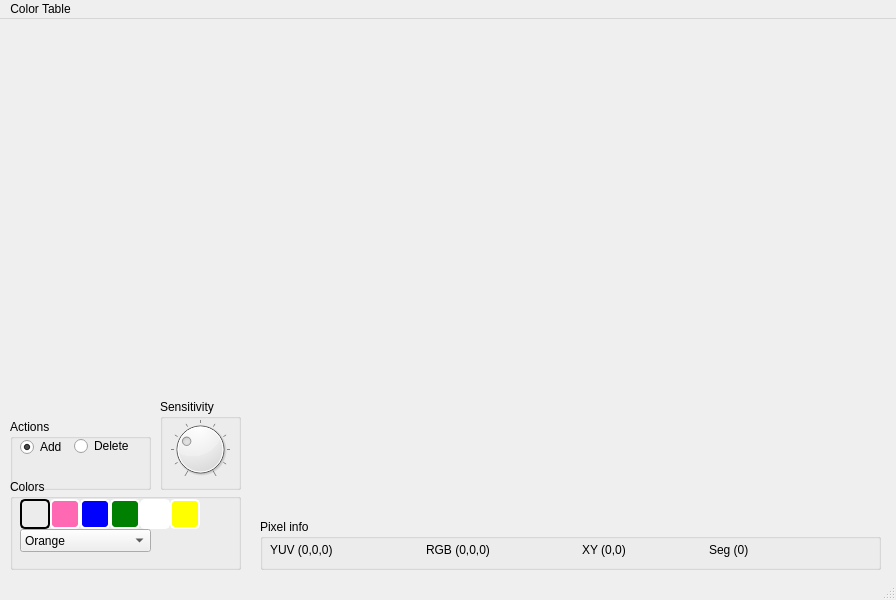
<?xml version="1.0" encoding="UTF-8"?>
<ui version="4.0">
 <class>ClassificationWindow</class>
 <widget class="QMainWindow" name="ClassificationWindow">
  <property name="geometry">
   <rect>
    <x>0</x>
    <y>0</y>
    <width>896</width>
    <height>600</height>
   </rect>
  </property>
  <property name="windowTitle">
   <string>VisionWindow</string>
  </property>
  <widget class="QWidget" name="centralwidget">
   <widget class="QGroupBox" name="groupBox">
    <property name="geometry">
     <rect>
      <x>260</x>
      <y>500</y>
      <width>621</width>
      <height>51</height>
     </rect>
    </property>
    <property name="title">
     <string notr="true">Pixel info</string>
    </property>
    <widget class="QWidget" name="layoutWidget">
     <property name="geometry">
      <rect>
       <x>10</x>
       <y>20</y>
       <width>560</width>
       <height>21</height>
      </rect>
     </property>
     <layout class="QHBoxLayout" name="horizontalLayout">
      <item>
       <widget class="QLabel" name="yuvLabel">
        <property name="minimumSize">
         <size>
          <width>150</width>
          <height>0</height>
         </size>
        </property>
        <property name="text">
         <string>YUV (0,0,0)</string>
        </property>
       </widget>
      </item>
      <item>
       <widget class="QLabel" name="rgbLabel">
        <property name="minimumSize">
         <size>
          <width>150</width>
          <height>0</height>
         </size>
        </property>
        <property name="text">
         <string>RGB (0,0,0)</string>
        </property>
       </widget>
      </item>
      <item>
       <widget class="QLabel" name="xyLabel">
        <property name="minimumSize">
         <size>
          <width>120</width>
          <height>0</height>
         </size>
        </property>
        <property name="text">
         <string>XY (0,0)</string>
        </property>
       </widget>
      </item>
      <item>
       <widget class="QLabel" name="segLabel">
        <property name="minimumSize">
         <size>
          <width>120</width>
          <height>0</height>
         </size>
        </property>
        <property name="text">
         <string>Seg (0)</string>
        </property>
       </widget>
      </item>
     </layout>
    </widget>
   </widget>
   <widget class="color_classifier::ImageWidget" name="bigImage" native="true">
    <property name="geometry">
     <rect>
      <x>250</x>
      <y>5</y>
      <width>640</width>
      <height>480</height>
     </rect>
    </property>
   </widget>
   <widget class="color_classifier::ImageWidget" name="rawImage" native="true">
    <property name="geometry">
     <rect>
      <x>5</x>
      <y>5</y>
      <width>240</width>
      <height>180</height>
     </rect>
    </property>
   </widget>
   <widget class="color_classifier::ImageWidget" name="segImage" native="true">
    <property name="geometry">
     <rect>
      <x>5</x>
      <y>190</y>
      <width>240</width>
      <height>180</height>
     </rect>
    </property>
   </widget>
   <widget class="QGroupBox" name="groupBox_2">
    <property name="geometry">
     <rect>
      <x>160</x>
      <y>380</y>
      <width>81</width>
      <height>91</height>
     </rect>
    </property>
    <property name="title">
     <string>Sensitivity</string>
    </property>
    <widget class="QDial" name="sensitivityDial">
     <property name="geometry">
      <rect>
       <x>10</x>
       <y>10</y>
       <width>60</width>
       <height>80</height>
      </rect>
     </property>
     <property name="palette">
      <palette>
       <active>
        <colorrole role="Base">
         <brush brushstyle="SolidPattern">
          <color alpha="255">
           <red>255</red>
           <green>255</green>
           <blue>255</blue>
          </color>
         </brush>
        </colorrole>
        <colorrole role="Window">
         <brush brushstyle="SolidPattern">
          <color alpha="255">
           <red>239</red>
           <green>201</green>
           <blue>182</blue>
          </color>
         </brush>
        </colorrole>
       </active>
       <inactive>
        <colorrole role="Base">
         <brush brushstyle="SolidPattern">
          <color alpha="255">
           <red>255</red>
           <green>255</green>
           <blue>255</blue>
          </color>
         </brush>
        </colorrole>
        <colorrole role="Window">
         <brush brushstyle="SolidPattern">
          <color alpha="255">
           <red>239</red>
           <green>201</green>
           <blue>182</blue>
          </color>
         </brush>
        </colorrole>
       </inactive>
       <disabled>
        <colorrole role="Base">
         <brush brushstyle="SolidPattern">
          <color alpha="255">
           <red>239</red>
           <green>201</green>
           <blue>182</blue>
          </color>
         </brush>
        </colorrole>
        <colorrole role="Window">
         <brush brushstyle="SolidPattern">
          <color alpha="255">
           <red>239</red>
           <green>201</green>
           <blue>182</blue>
          </color>
         </brush>
        </colorrole>
       </disabled>
      </palette>
     </property>
     <property name="autoFillBackground">
      <bool>false</bool>
     </property>
     <property name="maximum">
      <number>10</number>
     </property>
     <property name="value">
      <number>3</number>
     </property>
     <property name="notchesVisible">
      <bool>true</bool>
     </property>
    </widget>
   </widget>
   <widget class="QGroupBox" name="groupBox_3">
    <property name="geometry">
     <rect>
      <x>10</x>
      <y>400</y>
      <width>141</width>
      <height>71</height>
     </rect>
    </property>
    <property name="title">
     <string>Actions</string>
    </property>
    <widget class="QRadioButton" name="deleteRadio">
     <property name="geometry">
      <rect>
       <x>64</x>
       <y>15</y>
       <width>71</width>
       <height>24</height>
      </rect>
     </property>
     <property name="text">
      <string>Delete</string>
     </property>
     <property name="checkable">
      <bool>true</bool>
     </property>
    </widget>
    <widget class="QRadioButton" name="addRadio">
     <property name="geometry">
      <rect>
       <x>10</x>
       <y>16</y>
       <width>51</width>
       <height>24</height>
      </rect>
     </property>
     <property name="text">
      <string>Add</string>
     </property>
     <property name="checkable">
      <bool>true</bool>
     </property>
     <property name="checked">
      <bool>true</bool>
     </property>
    </widget>
   </widget>
   <widget class="QGroupBox" name="groupBox_4">
    <property name="geometry">
     <rect>
      <x>10</x>
      <y>460</y>
      <width>231</width>
      <height>91</height>
     </rect>
    </property>
    <property name="title">
     <string>Colors</string>
    </property>
    <widget class="QPushButton" name="orangeButton">
     <property name="geometry">
      <rect>
       <x>10</x>
       <y>20</y>
       <width>30</width>
       <height>30</height>
      </rect>
     </property>
     <property name="palette">
      <palette>
       <active>
        <colorrole role="Button">
         <brush brushstyle="SolidPattern">
          <color alpha="255">
           <red>255</red>
           <green>69</green>
           <blue>0</blue>
          </color>
         </brush>
        </colorrole>
        <colorrole role="Base">
         <brush brushstyle="SolidPattern">
          <color alpha="255">
           <red>255</red>
           <green>69</green>
           <blue>0</blue>
          </color>
         </brush>
        </colorrole>
        <colorrole role="Window">
         <brush brushstyle="SolidPattern">
          <color alpha="255">
           <red>255</red>
           <green>69</green>
           <blue>0</blue>
          </color>
         </brush>
        </colorrole>
       </active>
       <inactive>
        <colorrole role="Button">
         <brush brushstyle="SolidPattern">
          <color alpha="255">
           <red>255</red>
           <green>69</green>
           <blue>0</blue>
          </color>
         </brush>
        </colorrole>
        <colorrole role="Base">
         <brush brushstyle="SolidPattern">
          <color alpha="255">
           <red>255</red>
           <green>69</green>
           <blue>0</blue>
          </color>
         </brush>
        </colorrole>
        <colorrole role="Window">
         <brush brushstyle="SolidPattern">
          <color alpha="255">
           <red>255</red>
           <green>69</green>
           <blue>0</blue>
          </color>
         </brush>
        </colorrole>
       </inactive>
       <disabled>
        <colorrole role="Button">
         <brush brushstyle="SolidPattern">
          <color alpha="255">
           <red>255</red>
           <green>69</green>
           <blue>0</blue>
          </color>
         </brush>
        </colorrole>
        <colorrole role="Base">
         <brush brushstyle="SolidPattern">
          <color alpha="255">
           <red>255</red>
           <green>69</green>
           <blue>0</blue>
          </color>
         </brush>
        </colorrole>
        <colorrole role="Window">
         <brush brushstyle="SolidPattern">
          <color alpha="255">
           <red>255</red>
           <green>69</green>
           <blue>0</blue>
          </color>
         </brush>
        </colorrole>
       </disabled>
      </palette>
     </property>
     <property name="toolTip">
      <string>Orange</string>
     </property>
     <property name="styleSheet">
      <string notr="true">QPushButton {
     background-color: rgb(255,69.0);
     border-style: outset;
     border-width: 2px;
     border-radius: 5px;
     border-color: white;
 }
 QPushButton:checked {
     border-color: black;
     border-style: inset;
 }</string>
     </property>
     <property name="text">
      <string/>
     </property>
     <property name="checkable">
      <bool>true</bool>
     </property>
     <property name="checked">
      <bool>true</bool>
     </property>
     <property name="default">
      <bool>false</bool>
     </property>
     <property name="flat">
      <bool>false</bool>
     </property>
    </widget>
    <widget class="QPushButton" name="pinkButton">
     <property name="geometry">
      <rect>
       <x>40</x>
       <y>20</y>
       <width>30</width>
       <height>30</height>
      </rect>
     </property>
     <property name="palette">
      <palette>
       <active>
        <colorrole role="Button">
         <brush brushstyle="SolidPattern">
          <color alpha="255">
           <red>255</red>
           <green>105</green>
           <blue>180</blue>
          </color>
         </brush>
        </colorrole>
        <colorrole role="Base">
         <brush brushstyle="SolidPattern">
          <color alpha="255">
           <red>255</red>
           <green>105</green>
           <blue>180</blue>
          </color>
         </brush>
        </colorrole>
        <colorrole role="Window">
         <brush brushstyle="SolidPattern">
          <color alpha="255">
           <red>255</red>
           <green>105</green>
           <blue>180</blue>
          </color>
         </brush>
        </colorrole>
       </active>
       <inactive>
        <colorrole role="Button">
         <brush brushstyle="SolidPattern">
          <color alpha="255">
           <red>255</red>
           <green>105</green>
           <blue>180</blue>
          </color>
         </brush>
        </colorrole>
        <colorrole role="Base">
         <brush brushstyle="SolidPattern">
          <color alpha="255">
           <red>255</red>
           <green>105</green>
           <blue>180</blue>
          </color>
         </brush>
        </colorrole>
        <colorrole role="Window">
         <brush brushstyle="SolidPattern">
          <color alpha="255">
           <red>255</red>
           <green>105</green>
           <blue>180</blue>
          </color>
         </brush>
        </colorrole>
       </inactive>
       <disabled>
        <colorrole role="Button">
         <brush brushstyle="SolidPattern">
          <color alpha="255">
           <red>255</red>
           <green>105</green>
           <blue>180</blue>
          </color>
         </brush>
        </colorrole>
        <colorrole role="Base">
         <brush brushstyle="SolidPattern">
          <color alpha="255">
           <red>255</red>
           <green>105</green>
           <blue>180</blue>
          </color>
         </brush>
        </colorrole>
        <colorrole role="Window">
         <brush brushstyle="SolidPattern">
          <color alpha="255">
           <red>255</red>
           <green>105</green>
           <blue>180</blue>
          </color>
         </brush>
        </colorrole>
       </disabled>
      </palette>
     </property>
     <property name="toolTip">
      <string>Pink</string>
     </property>
     <property name="styleSheet">
      <string notr="true">QPushButton {
     background-color: rgb(255,105,180);
     border-style: outset;
     border-width: 2px;
     border-radius: 5px;
     border-color: white;
 }
 QPushButton:checked {
     border-color: black;
     border-style: inset;
 }</string>
     </property>
     <property name="text">
      <string/>
     </property>
     <property name="checkable">
      <bool>true</bool>
     </property>
     <property name="default">
      <bool>false</bool>
     </property>
     <property name="flat">
      <bool>false</bool>
     </property>
    </widget>
    <widget class="QComboBox" name="colorCombo">
     <property name="geometry">
      <rect>
       <x>10</x>
       <y>50</y>
       <width>131</width>
       <height>23</height>
      </rect>
     </property>
     <item>
      <property name="text">
       <string>Orange</string>
      </property>
     </item>
     <item>
      <property name="text">
       <string>Pink</string>
      </property>
     </item>
     <item>
      <property name="text">
       <string>Blue</string>
      </property>
     </item>
     <item>
      <property name="text">
       <string>Green</string>
      </property>
     </item>
     <item>
      <property name="text">
       <string>White</string>
      </property>
     </item>
     <item>
      <property name="text">
       <string>Yellow</string>
      </property>
     </item>
    </widget>
    <widget class="QPushButton" name="blueButton">
     <property name="geometry">
      <rect>
       <x>70</x>
       <y>20</y>
       <width>30</width>
       <height>30</height>
      </rect>
     </property>
     <property name="palette">
      <palette>
       <active>
        <colorrole role="Button">
         <brush brushstyle="SolidPattern">
          <color alpha="255">
           <red>0</red>
           <green>0</green>
           <blue>255</blue>
          </color>
         </brush>
        </colorrole>
        <colorrole role="Base">
         <brush brushstyle="SolidPattern">
          <color alpha="255">
           <red>0</red>
           <green>0</green>
           <blue>255</blue>
          </color>
         </brush>
        </colorrole>
        <colorrole role="Window">
         <brush brushstyle="SolidPattern">
          <color alpha="255">
           <red>0</red>
           <green>0</green>
           <blue>255</blue>
          </color>
         </brush>
        </colorrole>
       </active>
       <inactive>
        <colorrole role="Button">
         <brush brushstyle="SolidPattern">
          <color alpha="255">
           <red>0</red>
           <green>0</green>
           <blue>255</blue>
          </color>
         </brush>
        </colorrole>
        <colorrole role="Base">
         <brush brushstyle="SolidPattern">
          <color alpha="255">
           <red>0</red>
           <green>0</green>
           <blue>255</blue>
          </color>
         </brush>
        </colorrole>
        <colorrole role="Window">
         <brush brushstyle="SolidPattern">
          <color alpha="255">
           <red>0</red>
           <green>0</green>
           <blue>255</blue>
          </color>
         </brush>
        </colorrole>
       </inactive>
       <disabled>
        <colorrole role="Button">
         <brush brushstyle="SolidPattern">
          <color alpha="255">
           <red>0</red>
           <green>0</green>
           <blue>255</blue>
          </color>
         </brush>
        </colorrole>
        <colorrole role="Base">
         <brush brushstyle="SolidPattern">
          <color alpha="255">
           <red>0</red>
           <green>0</green>
           <blue>255</blue>
          </color>
         </brush>
        </colorrole>
        <colorrole role="Window">
         <brush brushstyle="SolidPattern">
          <color alpha="255">
           <red>0</red>
           <green>0</green>
           <blue>255</blue>
          </color>
         </brush>
        </colorrole>
       </disabled>
      </palette>
     </property>
     <property name="toolTip">
      <string>Blue</string>
     </property>
     <property name="styleSheet">
      <string notr="true">QPushButton {
     background-color: rgb(0,0,255);
     border-style: outset;
     border-width: 2px;
     border-radius: 5px;
     border-color: white;
 }
 QPushButton:checked {
     border-color: black;
     border-style: inset;
 }</string>
     </property>
     <property name="text">
      <string/>
     </property>
     <property name="checkable">
      <bool>true</bool>
     </property>
     <property name="default">
      <bool>false</bool>
     </property>
     <property name="flat">
      <bool>false</bool>
     </property>
    </widget>
    <widget class="QPushButton" name="greenButton">
     <property name="geometry">
      <rect>
       <x>100</x>
       <y>20</y>
       <width>30</width>
       <height>30</height>
      </rect>
     </property>
     <property name="palette">
      <palette>
       <active>
        <colorrole role="Button">
         <brush brushstyle="SolidPattern">
          <color alpha="255">
           <red>0</red>
           <green>128</green>
           <blue>0</blue>
          </color>
         </brush>
        </colorrole>
        <colorrole role="Base">
         <brush brushstyle="SolidPattern">
          <color alpha="255">
           <red>0</red>
           <green>128</green>
           <blue>0</blue>
          </color>
         </brush>
        </colorrole>
        <colorrole role="Window">
         <brush brushstyle="SolidPattern">
          <color alpha="255">
           <red>0</red>
           <green>128</green>
           <blue>0</blue>
          </color>
         </brush>
        </colorrole>
       </active>
       <inactive>
        <colorrole role="Button">
         <brush brushstyle="SolidPattern">
          <color alpha="255">
           <red>0</red>
           <green>128</green>
           <blue>0</blue>
          </color>
         </brush>
        </colorrole>
        <colorrole role="Base">
         <brush brushstyle="SolidPattern">
          <color alpha="255">
           <red>0</red>
           <green>128</green>
           <blue>0</blue>
          </color>
         </brush>
        </colorrole>
        <colorrole role="Window">
         <brush brushstyle="SolidPattern">
          <color alpha="255">
           <red>0</red>
           <green>128</green>
           <blue>0</blue>
          </color>
         </brush>
        </colorrole>
       </inactive>
       <disabled>
        <colorrole role="Button">
         <brush brushstyle="SolidPattern">
          <color alpha="255">
           <red>0</red>
           <green>128</green>
           <blue>0</blue>
          </color>
         </brush>
        </colorrole>
        <colorrole role="Base">
         <brush brushstyle="SolidPattern">
          <color alpha="255">
           <red>0</red>
           <green>128</green>
           <blue>0</blue>
          </color>
         </brush>
        </colorrole>
        <colorrole role="Window">
         <brush brushstyle="SolidPattern">
          <color alpha="255">
           <red>0</red>
           <green>128</green>
           <blue>0</blue>
          </color>
         </brush>
        </colorrole>
       </disabled>
      </palette>
     </property>
     <property name="toolTip">
      <string>Green</string>
     </property>
     <property name="styleSheet">
      <string notr="true">QPushButton {
     background-color: rgb(0,128,0);
     border-style: outset;
     border-width: 2px;
     border-radius: 5px;
     border-color: white;
 }
 QPushButton:checked {
     border-color: black;
     border-style: inset;
 }</string>
     </property>
     <property name="text">
      <string/>
     </property>
     <property name="checkable">
      <bool>true</bool>
     </property>
     <property name="checked">
      <bool>false</bool>
     </property>
     <property name="default">
      <bool>false</bool>
     </property>
     <property name="flat">
      <bool>false</bool>
     </property>
    </widget>
    <widget class="QPushButton" name="yellowButton">
     <property name="geometry">
      <rect>
       <x>160</x>
       <y>20</y>
       <width>30</width>
       <height>30</height>
      </rect>
     </property>
     <property name="palette">
      <palette>
       <active>
        <colorrole role="Button">
         <brush brushstyle="SolidPattern">
          <color alpha="255">
           <red>255</red>
           <green>255</green>
           <blue>0</blue>
          </color>
         </brush>
        </colorrole>
        <colorrole role="Base">
         <brush brushstyle="SolidPattern">
          <color alpha="255">
           <red>255</red>
           <green>255</green>
           <blue>0</blue>
          </color>
         </brush>
        </colorrole>
        <colorrole role="Window">
         <brush brushstyle="SolidPattern">
          <color alpha="255">
           <red>255</red>
           <green>255</green>
           <blue>0</blue>
          </color>
         </brush>
        </colorrole>
       </active>
       <inactive>
        <colorrole role="Button">
         <brush brushstyle="SolidPattern">
          <color alpha="255">
           <red>255</red>
           <green>255</green>
           <blue>0</blue>
          </color>
         </brush>
        </colorrole>
        <colorrole role="Base">
         <brush brushstyle="SolidPattern">
          <color alpha="255">
           <red>255</red>
           <green>255</green>
           <blue>0</blue>
          </color>
         </brush>
        </colorrole>
        <colorrole role="Window">
         <brush brushstyle="SolidPattern">
          <color alpha="255">
           <red>255</red>
           <green>255</green>
           <blue>0</blue>
          </color>
         </brush>
        </colorrole>
       </inactive>
       <disabled>
        <colorrole role="Button">
         <brush brushstyle="SolidPattern">
          <color alpha="255">
           <red>255</red>
           <green>255</green>
           <blue>0</blue>
          </color>
         </brush>
        </colorrole>
        <colorrole role="Base">
         <brush brushstyle="SolidPattern">
          <color alpha="255">
           <red>255</red>
           <green>255</green>
           <blue>0</blue>
          </color>
         </brush>
        </colorrole>
        <colorrole role="Window">
         <brush brushstyle="SolidPattern">
          <color alpha="255">
           <red>255</red>
           <green>255</green>
           <blue>0</blue>
          </color>
         </brush>
        </colorrole>
       </disabled>
      </palette>
     </property>
     <property name="toolTip">
      <string>Yellow</string>
     </property>
     <property name="styleSheet">
      <string notr="true">QPushButton {
     background-color: yellow;
     border-style: outset;
     border-width: 2px;
     border-radius: 5px;
     border-color: white;
 }
 QPushButton:checked {
     border-color: black;
     border-style: inset;
 }</string>
     </property>
     <property name="text">
      <string/>
     </property>
     <property name="checkable">
      <bool>true</bool>
     </property>
     <property name="default">
      <bool>false</bool>
     </property>
     <property name="flat">
      <bool>false</bool>
     </property>
    </widget>
    <widget class="QPushButton" name="whiteButton">
     <property name="geometry">
      <rect>
       <x>130</x>
       <y>20</y>
       <width>30</width>
       <height>30</height>
      </rect>
     </property>
     <property name="palette">
      <palette>
       <active>
        <colorrole role="Button">
         <brush brushstyle="SolidPattern">
          <color alpha="255">
           <red>255</red>
           <green>255</green>
           <blue>255</blue>
          </color>
         </brush>
        </colorrole>
        <colorrole role="Base">
         <brush brushstyle="SolidPattern">
          <color alpha="255">
           <red>255</red>
           <green>255</green>
           <blue>255</blue>
          </color>
         </brush>
        </colorrole>
        <colorrole role="Window">
         <brush brushstyle="SolidPattern">
          <color alpha="255">
           <red>255</red>
           <green>255</green>
           <blue>255</blue>
          </color>
         </brush>
        </colorrole>
       </active>
       <inactive>
        <colorrole role="Button">
         <brush brushstyle="SolidPattern">
          <color alpha="255">
           <red>255</red>
           <green>255</green>
           <blue>255</blue>
          </color>
         </brush>
        </colorrole>
        <colorrole role="Base">
         <brush brushstyle="SolidPattern">
          <color alpha="255">
           <red>255</red>
           <green>255</green>
           <blue>255</blue>
          </color>
         </brush>
        </colorrole>
        <colorrole role="Window">
         <brush brushstyle="SolidPattern">
          <color alpha="255">
           <red>255</red>
           <green>255</green>
           <blue>255</blue>
          </color>
         </brush>
        </colorrole>
       </inactive>
       <disabled>
        <colorrole role="Button">
         <brush brushstyle="SolidPattern">
          <color alpha="255">
           <red>255</red>
           <green>255</green>
           <blue>255</blue>
          </color>
         </brush>
        </colorrole>
        <colorrole role="Base">
         <brush brushstyle="SolidPattern">
          <color alpha="255">
           <red>255</red>
           <green>255</green>
           <blue>255</blue>
          </color>
         </brush>
        </colorrole>
        <colorrole role="Window">
         <brush brushstyle="SolidPattern">
          <color alpha="255">
           <red>255</red>
           <green>255</green>
           <blue>255</blue>
          </color>
         </brush>
        </colorrole>
       </disabled>
      </palette>
     </property>
     <property name="toolTip">
      <string>White</string>
     </property>
     <property name="styleSheet">
      <string notr="true">QPushButton {
     background-color: white;
     border-style: outset;
     border-width: 2px;
     border-radius: 5px;
     border-color: white;
 }
 QPushButton:checked {
     border-color: black;
     border-style: inset;
 }</string>
     </property>
     <property name="text">
      <string/>
     </property>
     <property name="checkable">
      <bool>true</bool>
     </property>
     <property name="default">
      <bool>false</bool>
     </property>
     <property name="flat">
      <bool>false</bool>
     </property>
    </widget>
   </widget>
  </widget>
  <widget class="QMenuBar" name="menuBar">
   <property name="geometry">
    <rect>
     <x>0</x>
     <y>0</y>
     <width>896</width>
     <height>23</height>
    </rect>
   </property>
   <widget class="QMenu" name="menuColour_Table">
    <property name="title">
     <string>Color Table</string>
    </property>
    <addaction name="actionNew"/>
    <addaction name="actionOpen"/>
    <addaction name="actionSave"/>
    <addaction name="actionSave_As"/>
   </widget>
   <addaction name="menuColour_Table"/>
  </widget>
  <widget class="QStatusBar" name="statusBar"/>
  <action name="actionOpen">
   <property name="text">
    <string>Open</string>
   </property>
  </action>
  <action name="actionSave">
   <property name="text">
    <string>Save</string>
   </property>
  </action>
  <action name="actionSave_As">
   <property name="text">
    <string>Save As</string>
   </property>
  </action>
  <action name="actionNew">
   <property name="text">
    <string>New</string>
   </property>
  </action>
 </widget>
 <customwidgets>
  <customwidget>
   <class>color_classifier::ImageWidget</class>
   <extends>QWidget</extends>
   <header>../include/color_classifier/ImageWidget.hpp</header>
   <container>1</container>
  </customwidget>
 </customwidgets>
 <resources/>
 <connections/>
</ui>
